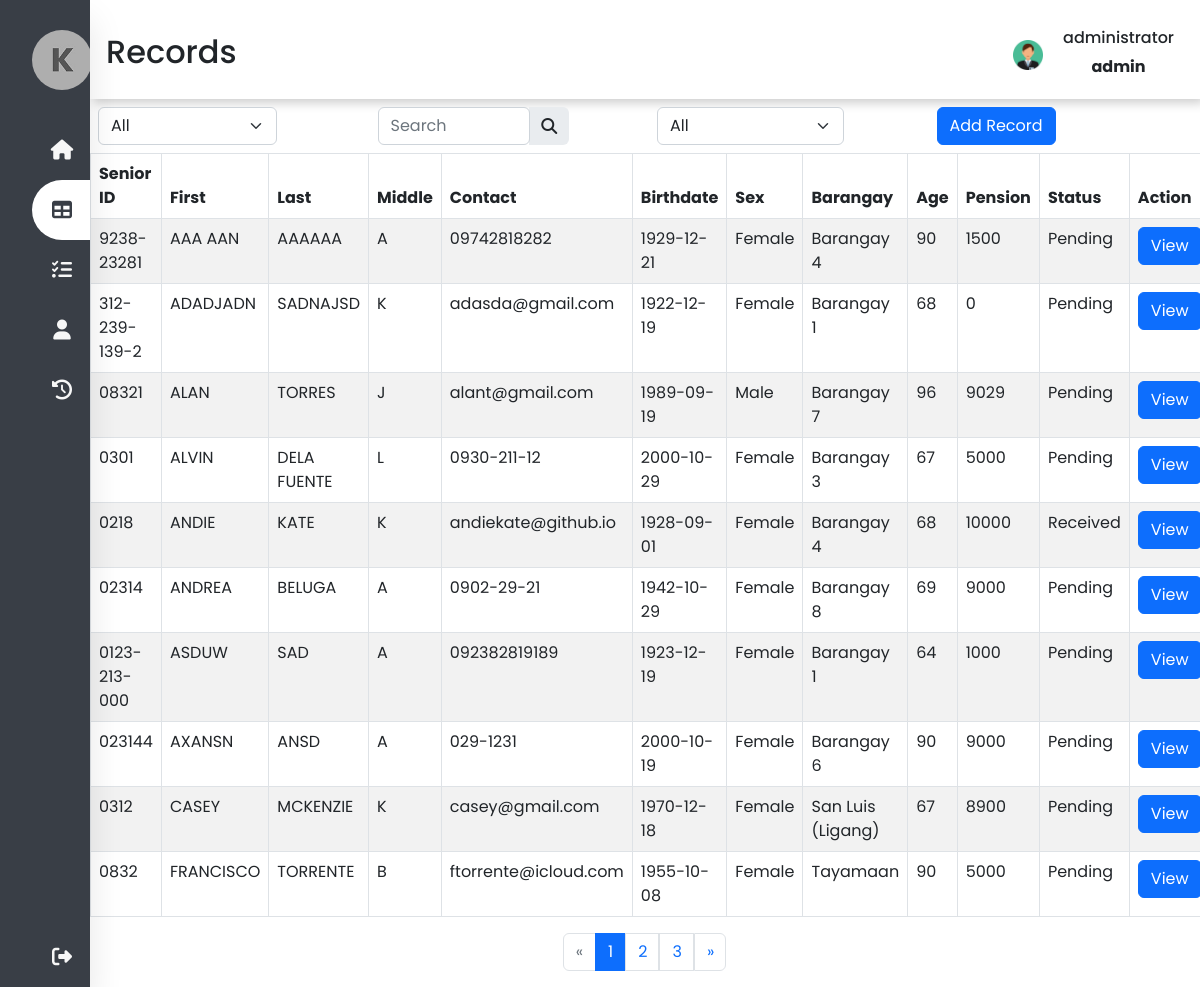
The page /deprecated/records.php (signed in) on the database its author committed.
### tables this page shows
CREATE TABLE `tbl_records` (
  `id` int(11) NOT NULL,
  `fx_id` varchar(50) NOT NULL,
  `fx_firstname` varchar(50) NOT NULL,
  `fx_lastname` varchar(50) NOT NULL,
  `fx_middlename` varchar(50) NOT NULL,
  `fx_contact` varchar(150) NOT NULL,
  `fd_birthdate` date NOT NULL,
  `fx_gender` varchar(50) NOT NULL,
  `fx_barangay` varchar(150) NOT NULL,
  `fn_age` int(3) NOT NULL,
  `fn_pension` bigint(50) NOT NULL,
  `fn_status` varchar(50) NOT NULL,
  `life_status` varchar(150) NOT NULL,
  `fd_pension` date NOT NULL
);

### deprecated/records.php (the view, shortened to what this page needs)
<?php
include('conn/connection.php');
$limit = isset($_SESSION['records-limit']) ? $_SESSION['records-limit'] : 10;
$page = isset($_GET['page']) ? $_GET['page'] : 1;
$paginationStart = ($page - 1) * $limit;
$records = $conn->query("SELECT * FROM tbl_records ORDER BY `tbl_records`.`fx_firstname` ASC LIMIT $paginationStart, $limit");
$allrecords = $records->fetch_all(MYSQLI_ASSOC);
$sql = $conn->query("SELECT count(id) AS id FROM tbl_records");
$custCount = $sql->fetch_all(MYSQLI_ASSOC);
$allRecrods = $custCount[0]['id'];
$totoalPages = ceil($allRecrods / $limit);
$prev = $page - 1;
$next = $page + 1;
if (isset($_SESSION['user_id']) && isset($_SESSION['user_name'])) {
?>
<!DOCTYPE html>
<html lang="en">
<head>
    <link href="https://cdn.jsdelivr.net/npm/bootstrap@5.2.2/dist/css/bootstrap.min.css" rel="stylesheet">
    <link rel="stylesheet" type="text/css" href="css/g_style.css">
    <link rel="stylesheet" type="text/css" href="css/records_style.css">
    <link rel="stylesheet" href="https://cdnjs.cloudflare.com/ajax/libs/font-awesome/6.2.0/css/all.min.css">
</head>
<body>
    <nav class="side-nav">
        <ul>
            <li>
                <a href="#" class="logo">
                    <img src="media/logo.jpg" alt="logo">
                </a>
            </li>
            <li><a href="dashboard.php" id="nav-list">
                    <i class="fas fa-home"></i>
                </a></li>
            <li><a href="#" class="active" id="nav-list">
                    <i class="fas fa-table"></i>
                </a></li>
            <li><a href="reports.php" id="nav-list">
                    <i class="fas fa-tasks"></i>
                </a></li>
            <li><a href="#" id="nav-list">
                    <i class="fas fa-user"></i>
                </a></li>
            <li><a href="activities.php" id="nav-list">
                    <i class="fas fa-solid fa-clock-rotate-left"></i>
                </a></li>
            <li><a href="function/logout.php" class="logout" id="nav-list">
                    <i class="fas fa-sign-out-alt"></i>
                </a></li>
        </ul>
    </nav>
    <div class="main-content">
        <header>
            <div class="header-title">
                <h2>
                    <label for="">
                        Records
                </h2>
            </div>
            <div class="user-wrapper">
                <img src="media/male.png" width="30px" height="30px" alt="user">
                <div>
                    <h6><span class="nav-item"><?php echo $_SESSION['user_name']; ?></span></h6>
                    <p><span class="nav-item"><?php echo $_SESSION['user_level']; ?></span></p>
                </div>
            </div>
        </header>
        <div class="container p-2">
            <div class="row" id="tbl_header">
                <div class="div-2 col-sm">
                    <select class="form-select" style="width: auto;">
                        <option>All</option>
                    </select>
                </div>
                <div class="div-1 col-sm">
                    <div class="input-group rounded w-75">
                        <input type="search" class="form-control rounded" placeholder="Search" aria-label="Search"
                            aria-describedby="search-addon" />
                        <span class="input-group-text border-0" id="search-addon">
                            <i class="fas fa-search"></i>
                        </span>
                    </div>
                </div>
                <div class="div-2.1 col-sm">
                    <select class="form-select" id="bselect" style="width: auto;">
                        <option>All</option>
                    </select>
                </div>
                <div class="div-3 col-sm">
                    <button type="button" class="btn btn-primary" data-bs-toggle="modal" data-bs-target="#myModal">Add
                        Record</button>
                </div>
            </div>
        </div>
        <div class="table-div t-1" id="container">
            <table id="datatable" class="table table-striped table-bordered">
                <thead>
                    <tr>
                        <th scope="col">Senior ID</th>
                        <th scope="col">First</th>
                        <th scope="col">Last</th>
                        <th scope="col">Middle</th>
                        <th scope="col">Contact</th>
                        <th scope="col">Birthdate</th>
                        <th scope="col">Sex</th>
                        <th scope="col">Barangay</th>
                        <th scope="col">Age</th>
                        <th scope="col">Pension</th>
                        <th scope="col">Status</th>
                        <th scope="col">Action</th>
                    </tr>
                </thead>
                <tbody>
                    <?php foreach($allrecords as $row) :  ?>
                    <tr>
                        <td id="sid"> <?php echo $row['fx_id']; ?> </td>
                        <td> <?php echo $row['fx_firstname']; ?> </td>
                        <td> <?php echo $row['fx_lastname']; ?> </td>
                        <td> <?php echo $row['fx_middlename']; ?> </td>
                        <td> <?php echo $row['fx_contact']; ?> </td>
                        <td> <?php echo $row['fd_birthdate']; ?> </td>
                        <td> <?php echo $row['fx_gender']; ?> </td>
                        <td> <?php echo $row['fx_barangay']; ?> </td>
                        <td> <?php echo $row['fn_age']; ?> </td>
                        <td> <?php echo $row['fn_pension']; ?> </td>
                        <td> <?php echo $row['fn_status']; ?> </td>
                        <td> <button id='<?php echo $row['fx_id']; ?>' class="view btn btn-primary"
                                style="width: auto;">View</button></td>
                    </tr>
                    <?php endforeach; ?>
                </tbody>
            </table>
        </div>
        <div class="d-flex justify-content-center">
            <ul class="pagination">
                <li class="page-item <?php if($page <= 1){ echo 'disabled'; } ?>">
                    <a class="page-link w-100"
                        href="<?php if($page <= 1){ echo '#'; } else { echo "?page=" . $prev; } ?>">
                        <span aria-hidden="true">&laquo;</span>
                    </a>
                </li>
                <?php for($i = 1; $i <= $totoalPages; $i++ ): ?>
                <li class="page-item <?php if($page == $i) {echo 'active'; } ?>">
                    <a class="page-link w-100" href="records.php?page=<?= $i; ?>"> <?= $i; ?> </a>
                </li>
                <?php endfor; ?>
                <li class="page-item <?php if($page >= $totoalPages) { echo 'disabled'; } ?>">
                    <a class="page-link w-100"
                        href="<?php if($page >= $totoalPages){ echo '#'; } else {echo "?page=". $next; } ?>">
                        <span aria-hidden="true">&raquo;</span>
                    </a>
                </li>
            </ul>
        </div>
    </div>
</body>
</html>
<?php
}else{
    header("Location: index.php");
    exit();
}
?>

### css/g_style.css (style rules this page uses)
:root { --main-color:#393E46; --secondary-color: #6D9886; --next-color: #F2E7D5; --last-color: #F7F7F7; --gray: #808080; }
* { margin: 0; padding: 0; outline: none; border: none; list-style: none; box-sizing: border-box; text-decoration: none; font-family: "Poppins", sans-serif; }
body { background: #fff; }
.side-nav { position: fixed; top: 0; bottom: 0; height: 100%; background: var(--main-color); width: 90px; z-index: 999; overflow: hidden; transition: width 0.2s linear; box-shadow: 0 20px 35px rgba(0, 0, 0, 0.1); }
.logo { text-align: center; display: flex; transition: all 0.5s ease; margin: 20px 0 20px -10px; }
.logo img { width: 60px; height: 60px; border-radius: 50%; }
a { position: relative; color: rgb(85, 83, 83); font-size: 14px; text-decoration: none; color: var(--last-color); display: table; width: 300px; padding: 10px; }
li i { position: relative; width: 40px; height: 40px; top: 10px; color: var(--last-color); font-size: 20px; text-align: center; }
.nav-item { position: relative; top: 12px; margin-left: 20px; }
li a.active { background: #fff; color: var(--main-color); border-radius: 30px 0 0 30px; }
a.active i { color: var(--main-color); }
.logout { position: absolute; bottom: 0; }
.main-content { padding: 0 0 0 90px; }
header { display: flex; justify-content: space-between; padding: 1rem; width: 100%; box-shadow: 4px 4px 10px rgba(0, 0, 0, 0.2); }
.header-title { transform: translateY(25%); }
.user-wrapper { display: flex; margin-right: 10px; align-items: center; }
.user-wrapper div p { text-align: center; font-weight: bold; }
.user-wrapper img { margin-top: 10px; }

### css/records_style.css (style rules this page uses)
:root { --main-color: #393E46; --secondary-color: #6D9886; --next-color: #F2E7D5; --last-color: #F7F7F7; --gray: #808080; }

### rows shown on the page
tbl_records: fx "9238-23281", fx_firstname "AAA AAN", fx_lastname "AAAAAA", fx_middlename "A", fx_contact "09742818282", fd_birthdate "1929-12-21", fx_gender "Female", fx_barangay "Barangay 4", fn_age "90", fn_pension "1500", fn_status "Pending"
tbl_records: fx "312-239-139-2", fx_firstname "ADADJADN", fx_lastname "SADNAJSD", fx_middlename "K", fx_contact "adasda@gmail.com", fd_birthdate "1922-12-19", fx_gender "Female", fx_barangay "Barangay 1", fn_age "68", fn_pension "0", fn_status "Pending"
tbl_records: fx "08321", fx_firstname "ALAN", fx_lastname "TORRES", fx_middlename "J", fx_contact "alant@gmail.com", fd_birthdate "1989-09-19", fx_gender "Male", fx_barangay "Barangay 7", fn_age "96", fn_pension "9029", fn_status "Pending"
tbl_records: fx "0301", fx_firstname "ALVIN", fx_lastname "DELA FUENTE", fx_middlename "L", fx_contact "0930-211-12", fd_birthdate "2000-10-29", fx_gender "Female", fx_barangay "Barangay 3", fn_age "67", fn_pension "5000", fn_status "Pending"
tbl_records: fx "0218", fx_firstname "ANDIE", fx_lastname "KATE", fx_middlename "K", fx_contact "andiekate@github.io", fd_birthdate "1928-09-01", fx_gender "Female", fx_barangay "Barangay 4", fn_age "68", fn_pension "10000", fn_status "Received"
tbl_records: fx "02314", fx_firstname "ANDREA", fx_lastname "BELUGA", fx_middlename "A", fx_contact "0902-29-21", fd_birthdate "1942-10-29", fx_gender "Female", fx_barangay "Barangay 8", fn_age "69", fn_pension "9000", fn_status "Pending"
tbl_records: fx "0123-213-000", fx_firstname "ASDUW", fx_lastname "SAD", fx_middlename "A", fx_contact "092382819189", fd_birthdate "1923-12-19", fx_gender "Female", fx_barangay "Barangay 1", fn_age "64", fn_pension "1000", fn_status "Pending"
tbl_records: fx "023144", fx_firstname "AXANSN", fx_lastname "ANSD", fx_middlename "A", fx_contact "029-1231", fd_birthdate "2000-10-19", fx_gender "Female", fx_barangay "Barangay 6", fn_age "90", fn_pension "9000", fn_status "Pending"
tbl_records: fx "0312", fx_firstname "CASEY", fx_lastname "MCKENZIE", fx_middlename "K", fx_contact "casey@gmail.com", fd_birthdate "1970-12-18", fx_gender "Female", fx_barangay "San Luis (Ligang)", fn_age "67", fn_pension "8900", fn_status "Pending"
tbl_records: fx "0832", fx_firstname "FRANCISCO", fx_lastname "TORRENTE", fx_middlename "B", fx_contact "ftorrente@icloud.com", fd_birthdate "1955-10-08", fx_gender "Female", fx_barangay "Tayamaan", fn_age "90", fn_pension "5000", fn_status "Pending"

### other values the page prints
$_SESSION['user_name'] "administrator"
$_SESSION['user_level'] "admin"
